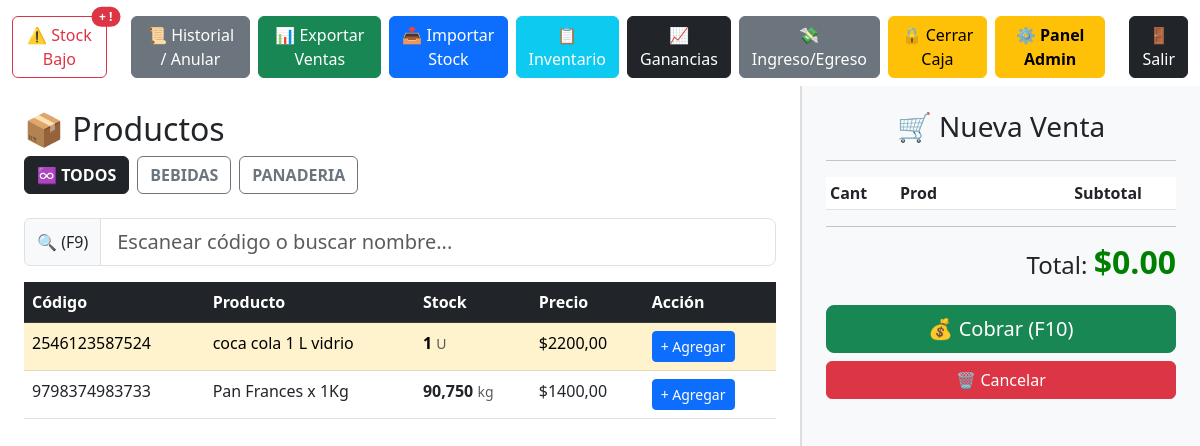
Before: / (signed in) with the older database file.
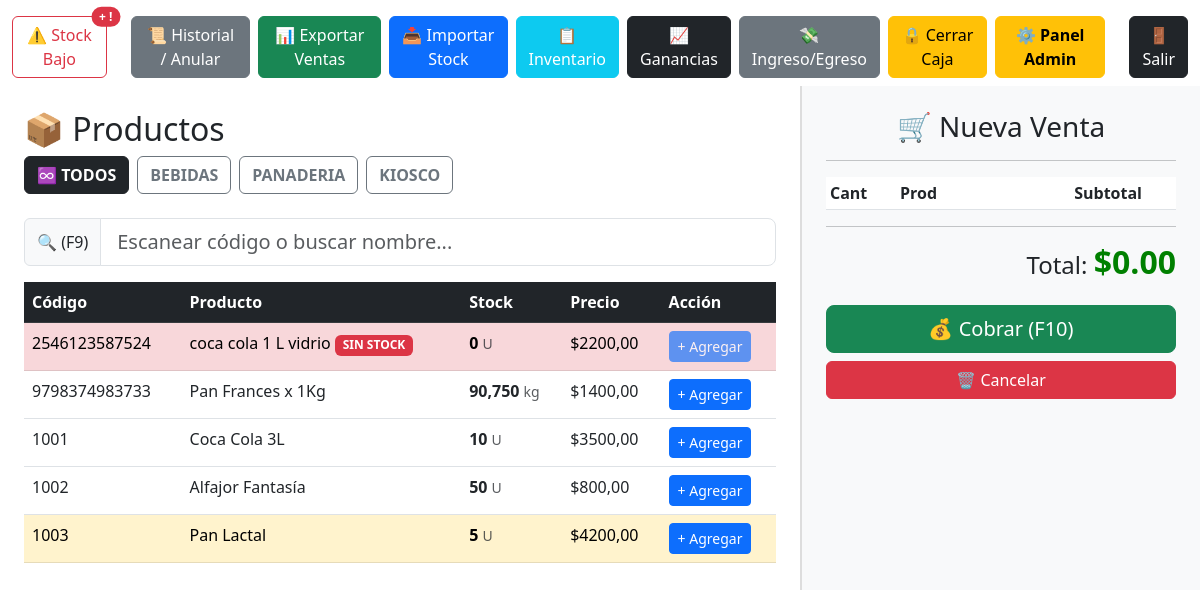
After: the same page with the newer database file.
### gestion/models.py (models this page shows, shortened)
class Producto(models.Model):
    codigo = models.CharField(max_length=50, unique=True, help_text="Código de barras o manual")
    nombre = models.CharField(max_length=100)
    descripcion = models.TextField(blank=True, null=True)
    categoria = models.ForeignKey(Categoria, on_delete=models.SET_NULL, null=True, blank=True)
    TIPO_VENTA_CHOICES = [
        ('UNIDAD', 'Por Unidad (Ej: Alfajor)'),
        ('PESO', 'Por Peso/Kilo (Ej: Pan, Fiambre)'),
    ]
    tipo_venta = models.CharField(max_length=10, choices=TIPO_VENTA_CHOICES, default='UNIDAD')
    precio_costo = models.DecimalField(max_digits=10, decimal_places=2, default=0, verbose_name="Costo ($)")
    precio_venta = models.DecimalField(max_digits=10, decimal_places=2, default=0, verbose_name="Venta ($)")
    stock_actual = models.DecimalField(max_digits=10, decimal_places=3, default=0)
    stock_minimo = models.IntegerField(default=5, help_text="Avisar cuando llegue a esta cantidad")
    activo = models.BooleanField(default=True)
    imagen = models.ImageField(upload_to='productos/', blank=True, null=True)
    def esta_en_alerta(self):
        return self.stock_actual <= self.stock_minimo

class Categoria(models.Model):
    nombre = models.CharField(max_length=50)

### gestion/views.py (the view)
# urls.py: path('', views.ventas, name='ventas'),
@login_required
def ventas(request):
    caja_abierta = SesionCaja.objects.filter(estado=True).exists()
    productos = Producto.objects.filter(activo=True)
    categorias = Categoria.objects.all()
    context = {
        'productos': productos,
        'caja_abierta': caja_abierta,
        'categorias': categorias,
    }
    return render(request, 'gestion/ventas.html', context)

### gestion/templates/gestion/ventas.html (shortened to what the changed rows need)
<!DOCTYPE html>
<html lang="es">
<head>
    <link href="https://cdn.jsdelivr.net/npm/bootstrap@5.3.0/dist/css/bootstrap.min.css" rel="stylesheet">
</head>
<body>
   <div class="container-fluid mt-3 mb-2">
    <div class="d-flex justify-content-end gap-2">
        {% if user.is_staff %}
            {% if productos %}
                <a href="{% url 'reporte_faltantes' %}" class="btn btn-outline-danger position-relative me-3">
                    ⚠️ Stock Bajo
                    <span class="position-absolute top-0 start-100 translate-middle badge rounded-pill bg-danger">
                        {% with bajos=0 %}{% for p in productos %}{% if p.esta_en_alerta %}{% if forloop.first %}+{% endif %}{% endif %}{% endfor %}{% endwith %}
                        !
                    </span>
                </a>
            {% endif %}
        {% endif %}
    </div>
</div>
    <div class="container-fluid">
        <div class="row">
            <div class="col-md-8 p-4">
                <h2>📦 Productos</h2>
                <div class="d-flex gap-2 mb-3 overflow-auto pb-2">
                   <button class="btn btn-outline-dark fw-bold active" onclick="filtrarCategoria('TODOS', this)">
                      ♾️ TODOS
                 </button>
                  {% for c in categorias %}
                  <button class="btn btn-outline-secondary fw-bold text-uppercase text-nowrap"
                         onclick="filtrarCategoria('{{ c.id }}', this)">
                      {{ c.nombre }}
                  </button>
                  {% endfor %}
              </div>
                <div class="lista-productos">
                    <table class="table table-hover">
                        <thead class="table-dark">
                            <tr>
                                <th>Código</th>
                                <th>Producto</th>
                                <th>Stock</th>
                                <th>Precio</th>
                                <th>Acción</th>
                            </tr>
                        </thead>
                        <tbody id="tabla-productos">
                          {% for p in productos %}
                          <tr class="producto-row {% if p.stock_actual == 0 %}table-danger{% elif p.stock_actual <= 5 %}table-warning{% endif %}"
                              data-categoria="{{ p.categoria.id|default:'SIN_CAT' }}">
                             <td class="codigo-producto">{{ p.codigo }}</td>
                             <td class="nombre-producto">
                                 {{ p.nombre }}
                                 {% if p.stock_actual == 0 %}
                                     <span class="badge bg-danger">SIN STOCK</span>
                                 {% endif %}
                             </td>
                             <td class="fw-bold">
                                 {% if p.tipo_venta == 'UNIDAD' %}
                                     {{ p.stock_actual|floatformat:0 }} <small class="text-muted fw-normal">U</small>
                                 {% else %}
                                     {{ p.stock_actual|floatformat:3 }} <small class="text-muted fw-normal">kg</small>
                                 {% endif %}
                             </td>
                             <td>${{ p.precio_venta }}</td>
                             <td>
                                 <button class="btn btn-primary btn-sm btn-agregar"
                                        onclick="agregarAlCarrito('{{ p.id }}', '{{ p.nombre }}', '{{ p.precio_venta }}', '{{ p.tipo_venta }}')"
                                        {% if not caja_abierta or p.stock_actual == 0 %}disabled{% endif %}>
                                      + Agregar
                                  </button>
                             </td>
                            </tr>
                            {% endfor %}
                      </tbody>
                    </table>
                </div>
            </div>
            <div class="col-md-4 ticket p-4">
                <table class="table table-sm">
                    <thead>
                        <tr>
                            <th style="width: 70px;">Cant</th>
                            <th>Prod</th>
                            <th class="text-end">Subtotal</th>
                            <th style="width: 30px;"></th>
                        </tr>
                    </thead>
                </table>
            </div>
        </div>
    </div>
</body>
</html>

Changed rows visible on the page:
changed Producto "coca cola 1 L vidrio": stock_actual "1" → "0"; now shows "SIN STOCK"
added Categoria: nombre "KIOSCO"
added Producto: codigo "1001", nombre "Coca Cola 3L", stock_actual "10", precio_venta "3500,00"
added Producto: codigo "1002", nombre "Alfajor Fantasía", stock_actual "50", precio_venta "800,00"
added Producto: codigo "1003", nombre "Pan Lactal", stock_actual "5", precio_venta "4200,00"
